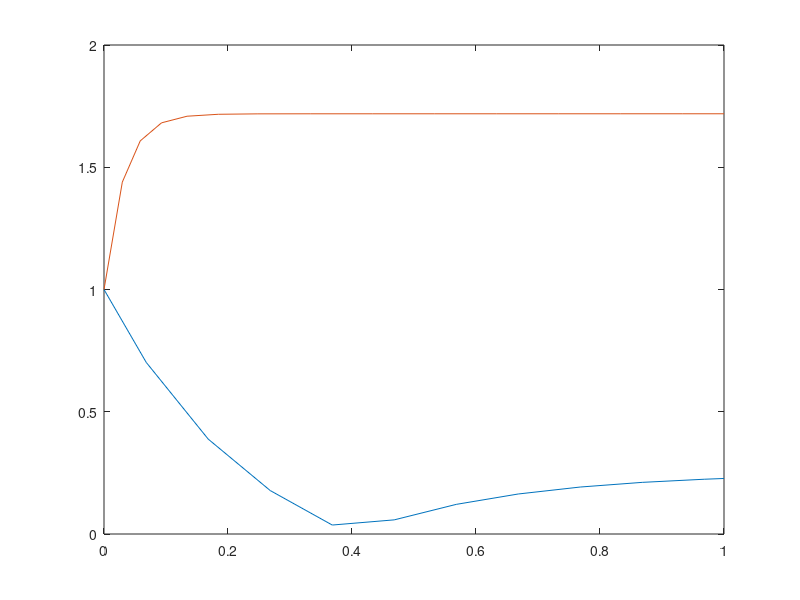

MATLAB code to generate this figure: (Note: this script raises an error after producing the figure.)
close all
clear all
clc

bias=1;
t=0:0.001:1;
xo=1;

a=4;
b=8*a;
c=55*bias;

F= @(t,x) -a*x - bias ;
x1=ode45(F,t,xo);

plot(x1.x,abs(x1.y))
s=x1.y;
hold on
F= @(t,x) -b*x + c ;
x1=ode45(F,t,xo);
plot(x1.x,abs(x1.y))
n= s<=x1.y;
plot(x1.x,logical(n))
ylim([-0.1 1.1])
% F= @(t,x) -1.5*x +bias 
% x1=ode45(F,0:0.001:10,xo)
% plot(x1.y,x1.x)